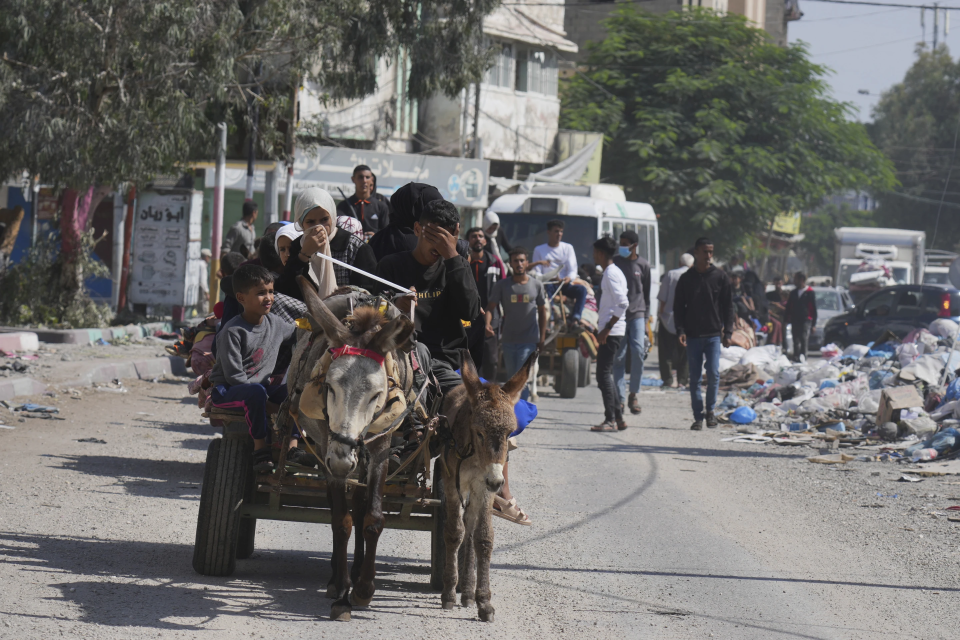
#> input picture 1.webp, 2880 x 1920 px (shown at 1/3 size); its folder holds only this picture in this run
$ python -i Detection.py   (imports and definitions only)
#> lines starting #> are read from the running program, lines starting #| are printed output that depends on the picture
from ultralytics import YOLO
import cv2
import PIL
import os
import numpy as np
from PIL import Image, ImageDraw, ImageFont, ImageChops


# [1 line that did not run here, left out]

def detect(image):
    results = model(image)

    for result in results:
        detection_count = result.boxes.shape[0]
        #plotted = result.plot(conf=False, line_width=None, font_size=None, font='Arial.ttf', pil=True, img=None, im_gpu=None, kpt_radius=5, kpt_line=True, labels=True, boxes=True, masks=False, probs=False)


        outmask = np.zeros((448, 640, 3))
        objects = []
        for i in range(detection_count):
            mask_raw = result.masks[i].cpu().data.numpy().transpose(1, 2, 0)

            # Convert single channel grayscale to 3 channel image
            mask_3channel = cv2.merge((mask_raw,mask_raw,mask_raw))

            # Get the size of the original image (height, width, channels)
            h2, w2, c2 = result.orig_img.shape

            # Resize the mask to the same size as the image (can probably be removed if image is the same size as the model)
            mask = cv2.resize(mask_3channel, (w2, h2))

            # Convert BGR to HSV
            hsv = cv2.cvtColor(mask, cv2.COLOR_BGR2HSV)

            # Define range of brightness in HSV
            lower_black = np.array([0,0,0])
            upper_black = np.array([0,0,1])

            # Create a mask. Threshold the HSV image to get everything black
            mask = cv2.inRange(mask, lower_black, upper_black)

            # Invert the mask to get everything but black
            mask = cv2.bitwise_not(mask)
            #print(mask)

            if i == 0:
                outmask = mask

            else:
                #cv2.bitwise_or(outmask, mask)
                outmask += mask

            # # Apply the mask to the original image
            # masked = cv2.bitwise_and(result.orig_img, result.orig_img, mask=mask)

            cls = int(result.boxes.cls[i].item())
            name = result.names[cls]

        #     confidence = float(result.boxes.conf[i].item())

        #     #print(name + " : " + str(confidence))
            bounding_box = result.boxes.xyxyn[i]
            centre_X = (bounding_box[0].item() +bounding_box[2].item())/2
            centre_Y = (bounding_box[1].item() +bounding_box[3].item())/2

            object = [name, centre_X, centre_Y]
            objects.append(object)

    return outmask, objects#results, plotted

    #print(results)


# [76 lines not run here, left out]
        # [11 lines of commented-out code are left out]

>>> import cv2
>>> picture = cv2.imread('1.webp', cv2.IMREAD_GRAYSCALE)
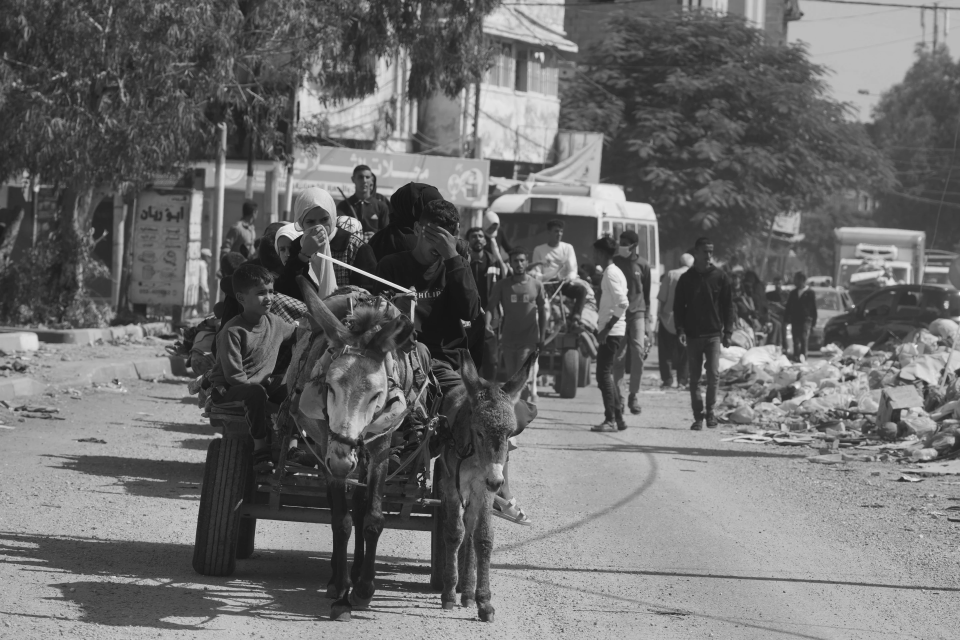
#> picture: shape (1920, 2880) (shown at 1/3 size); min 13, max 251, mean 109.6
#> (the run stopped early here; a loop or call above may not have finished)

$ run again, on 10.webp
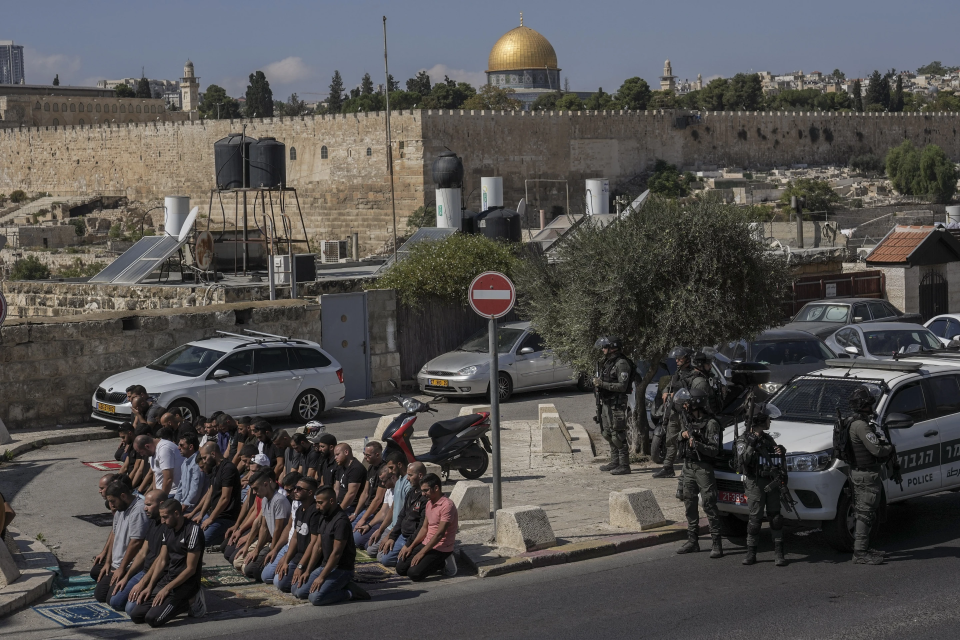
#> input picture 10.webp, 2880 x 1920 px (shown at 1/3 size)
#> `picture = cv2.imread('1.webp', cv2.IMREAD_GRAYSCALE)`:
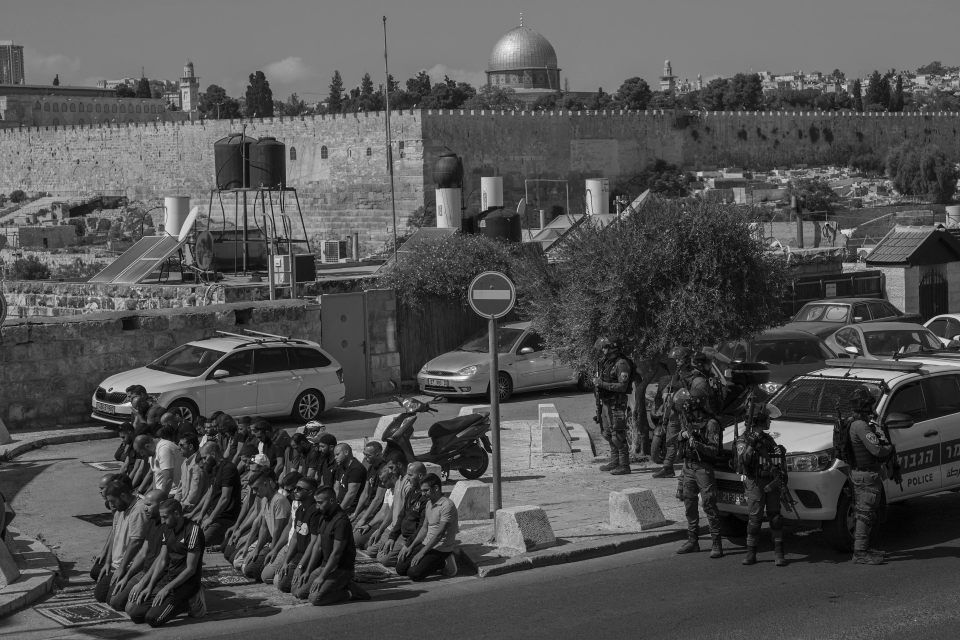
#> picture: shape (1920, 2880) (shown at 1/3 size); min 0, max 254, mean 81.4

$ run again, on 11.webp
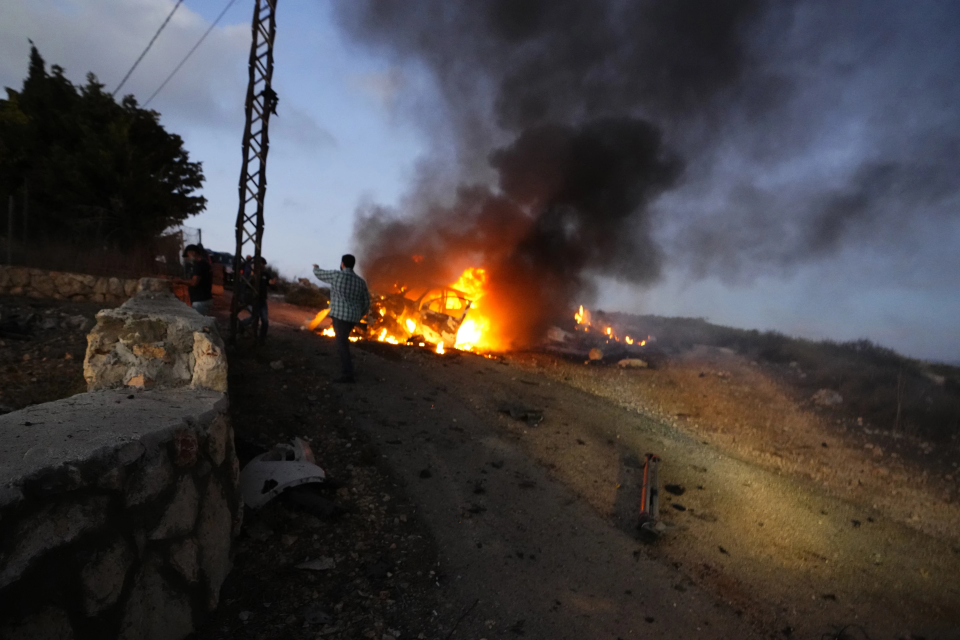
#> input picture 11.webp, 2880 x 1920 px (shown at 1/3 size)
#> `picture = cv2.imread('1.webp', cv2.IMREAD_GRAYSCALE)`:
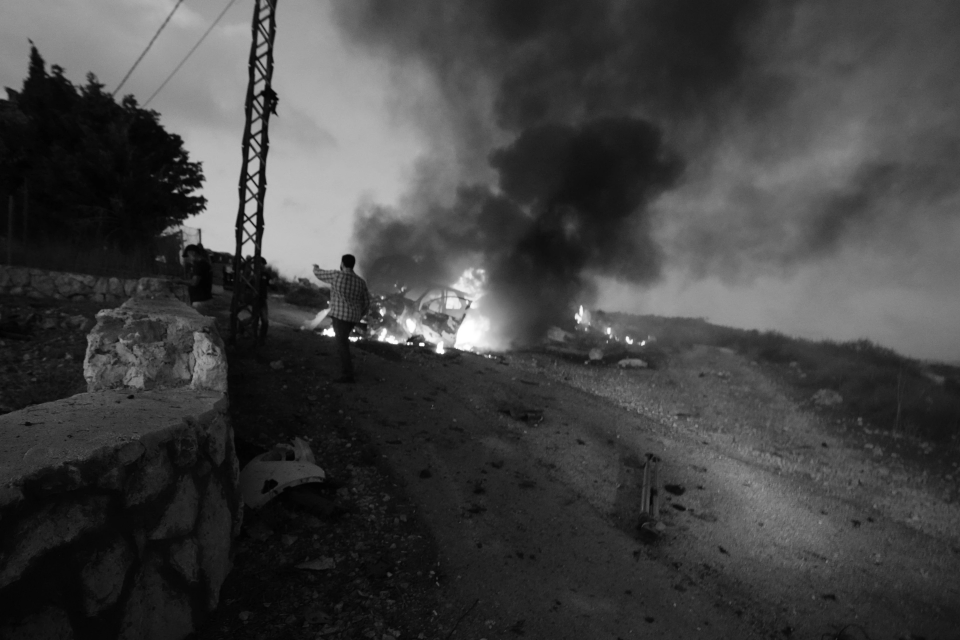
#> picture: shape (1920, 2880) (shown at 1/3 size); min 0, max 255, mean 65.7

$ run again, on 12.webp
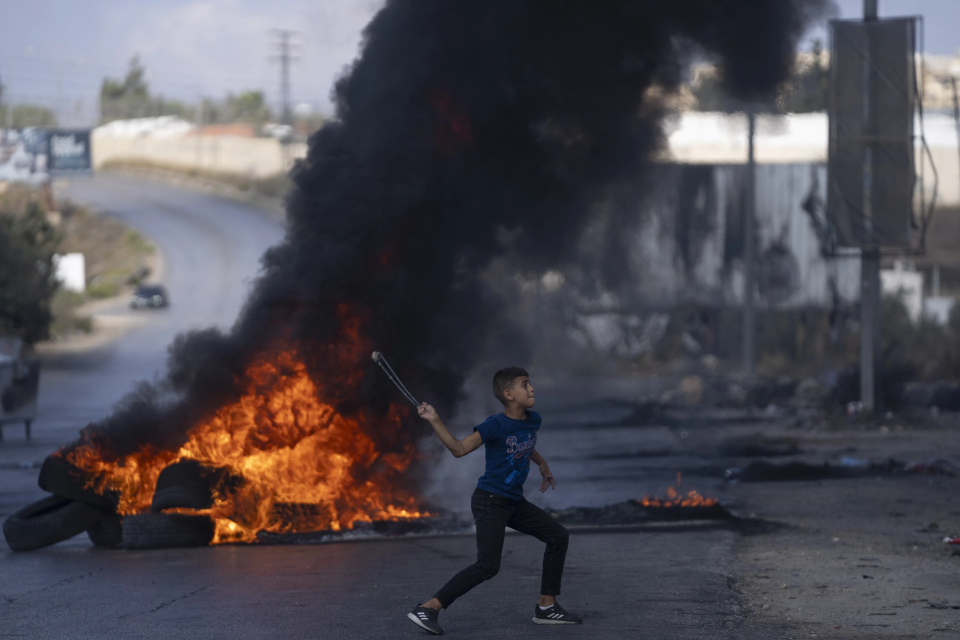
#> input picture 12.webp, 2880 x 1920 px (shown at 1/3 size)
#> `picture = cv2.imread('1.webp', cv2.IMREAD_GRAYSCALE)`:
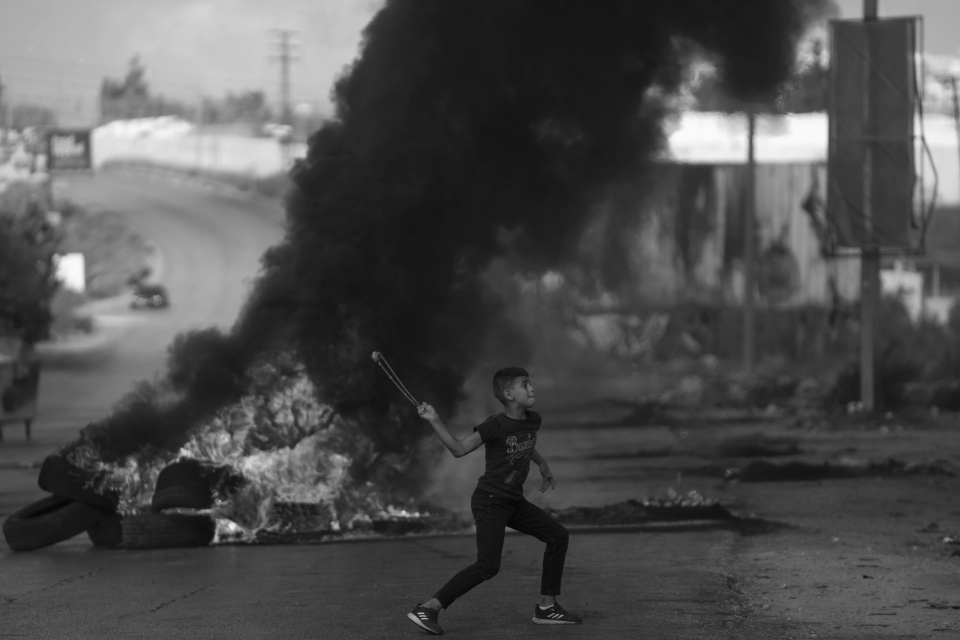
#> picture: shape (1920, 2880) (shown at 1/3 size); min 2, max 251, mean 78.1
